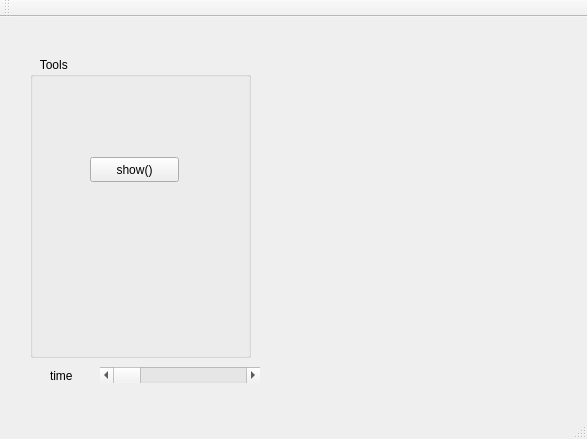
<?xml version="1.0" encoding="UTF-8"?>
<ui version="4.0">
 <class>MainWindow</class>
 <widget class="QMainWindow" name="MainWindow">
  <property name="geometry">
   <rect>
    <x>0</x>
    <y>0</y>
    <width>587</width>
    <height>439</height>
   </rect>
  </property>
  <property name="windowTitle">
   <string>MainWindow</string>
  </property>
  <widget class="QWidget" name="centralWidget">
   <widget class="QGroupBox" name="groupBox">
    <property name="geometry">
     <rect>
      <x>30</x>
      <y>40</y>
      <width>221</width>
      <height>301</height>
     </rect>
    </property>
    <property name="title">
     <string>   Tools</string>
    </property>
    <widget class="QPushButton" name="btnShow">
     <property name="geometry">
      <rect>
       <x>60</x>
       <y>100</y>
       <width>89</width>
       <height>25</height>
      </rect>
     </property>
     <property name="text">
      <string>show()</string>
     </property>
    </widget>
   </widget>
   <widget class="QLabel" name="timeLabel">
    <property name="geometry">
     <rect>
      <x>50</x>
      <y>350</y>
      <width>67</width>
      <height>17</height>
     </rect>
    </property>
    <property name="text">
     <string>time</string>
    </property>
   </widget>
   <widget class="QScrollBar" name="timeBar">
    <property name="geometry">
     <rect>
      <x>100</x>
      <y>350</y>
      <width>160</width>
      <height>16</height>
     </rect>
    </property>
    <property name="maximum">
     <number>300</number>
    </property>
    <property name="orientation">
     <enum>Qt::Horizontal</enum>
    </property>
   </widget>
  </widget>
  <widget class="QMenuBar" name="menuBar">
   <property name="geometry">
    <rect>
     <x>0</x>
     <y>0</y>
     <width>587</width>
     <height>22</height>
    </rect>
   </property>
  </widget>
  <widget class="QToolBar" name="mainToolBar">
   <attribute name="toolBarArea">
    <enum>TopToolBarArea</enum>
   </attribute>
   <attribute name="toolBarBreak">
    <bool>false</bool>
   </attribute>
  </widget>
  <widget class="QStatusBar" name="statusBar"/>
 </widget>
 <layoutdefault spacing="6" margin="11"/>
 <resources/>
 <connections/>
</ui>
